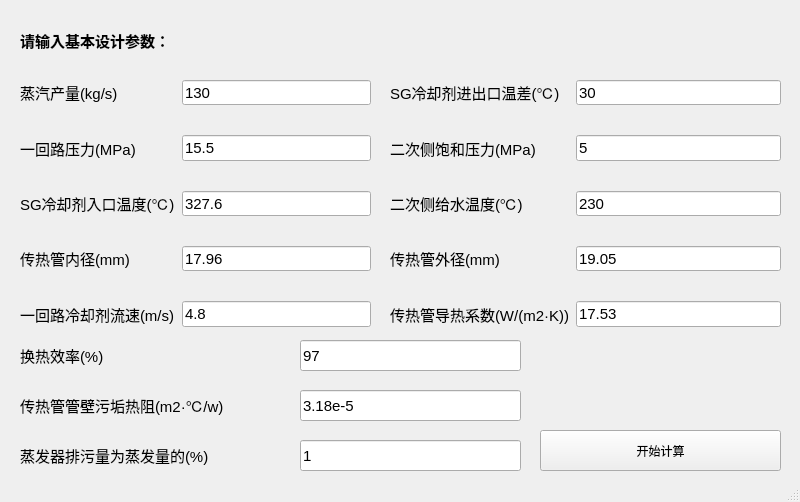
<?xml version="1.0" encoding="UTF-8"?>
<ui version="4.0">
 <class>MainWindow</class>
 <widget class="QMainWindow" name="MainWindow">
  <property name="geometry">
   <rect>
    <x>0</x>
    <y>0</y>
    <width>800</width>
    <height>502</height>
   </rect>
  </property>
  <property name="windowTitle">
   <string>MainWindow</string>
  </property>
  <widget class="QWidget" name="centralwidget">
   <widget class="QLineEdit" name="lineEdit_7">
    <property name="geometry">
     <rect>
      <x>300</x>
      <y>390</y>
      <width>221</width>
      <height>31</height>
     </rect>
    </property>
    <property name="font">
     <font>
      <pointsize>11</pointsize>
     </font>
    </property>
    <property name="text">
     <string>3.18e-5</string>
    </property>
   </widget>
   <widget class="QWidget" name="layoutWidget">
    <property name="geometry">
     <rect>
      <x>390</x>
      <y>80</y>
      <width>391</width>
      <height>247</height>
     </rect>
    </property>
    <layout class="QFormLayout" name="formLayout_2">
     <property name="verticalSpacing">
      <number>30</number>
     </property>
     <item row="0" column="0">
      <widget class="QLabel" name="label_5">
       <property name="font">
        <font>
         <pointsize>11</pointsize>
        </font>
       </property>
       <property name="text">
        <string>SG冷却剂进出口温差(℃)</string>
       </property>
      </widget>
     </item>
     <item row="0" column="1">
      <widget class="QLineEdit" name="lineEdit_4">
       <property name="font">
        <font>
         <pointsize>11</pointsize>
        </font>
       </property>
       <property name="text">
        <string>30</string>
       </property>
      </widget>
     </item>
     <item row="1" column="0">
      <widget class="QLabel" name="label_6">
       <property name="font">
        <font>
         <pointsize>11</pointsize>
        </font>
       </property>
       <property name="text">
        <string>二次侧饱和压力(MPa)</string>
       </property>
      </widget>
     </item>
     <item row="1" column="1">
      <widget class="QLineEdit" name="lineEdit_5">
       <property name="font">
        <font>
         <pointsize>11</pointsize>
        </font>
       </property>
       <property name="text">
        <string>5</string>
       </property>
       <property name="placeholderText">
        <string>4/5/5.5</string>
       </property>
      </widget>
     </item>
     <item row="2" column="0">
      <widget class="QLabel" name="label_7">
       <property name="font">
        <font>
         <pointsize>11</pointsize>
        </font>
       </property>
       <property name="text">
        <string>二次侧给水温度(℃)</string>
       </property>
      </widget>
     </item>
     <item row="2" column="1">
      <widget class="QLineEdit" name="lineEdit_6">
       <property name="font">
        <font>
         <pointsize>11</pointsize>
        </font>
       </property>
       <property name="text">
        <string>230</string>
       </property>
      </widget>
     </item>
     <item row="3" column="0">
      <widget class="QLabel" name="label_11">
       <property name="font">
        <font>
         <pointsize>11</pointsize>
        </font>
       </property>
       <property name="text">
        <string>传热管外径(mm)</string>
       </property>
      </widget>
     </item>
     <item row="3" column="1">
      <widget class="QLineEdit" name="lineEdit_10">
       <property name="font">
        <font>
         <pointsize>11</pointsize>
        </font>
       </property>
       <property name="inputMask">
        <string/>
       </property>
       <property name="text">
        <string>19.05</string>
       </property>
       <property name="placeholderText">
        <string>选定</string>
       </property>
      </widget>
     </item>
     <item row="4" column="0">
      <widget class="QLabel" name="label_13">
       <property name="font">
        <font>
         <pointsize>11</pointsize>
        </font>
       </property>
       <property name="text">
        <string>传热管导热系数(W/(m2·K))</string>
       </property>
      </widget>
     </item>
     <item row="4" column="1">
      <widget class="QLineEdit" name="lineEdit_12">
       <property name="font">
        <font>
         <pointsize>11</pointsize>
        </font>
       </property>
       <property name="text">
        <string>17.53</string>
       </property>
       <property name="placeholderText">
        <string>选定</string>
       </property>
      </widget>
     </item>
    </layout>
   </widget>
   <widget class="QLabel" name="label">
    <property name="geometry">
     <rect>
      <x>20</x>
      <y>10</y>
      <width>241</width>
      <height>61</height>
     </rect>
    </property>
    <property name="font">
     <font>
      <pointsize>11</pointsize>
      <weight>75</weight>
      <bold>true</bold>
     </font>
    </property>
    <property name="text">
     <string>请输入基本设计参数：</string>
    </property>
   </widget>
   <widget class="QLabel" name="label_9">
    <property name="geometry">
     <rect>
      <x>20</x>
      <y>440</y>
      <width>261</width>
      <height>31</height>
     </rect>
    </property>
    <property name="font">
     <font>
      <pointsize>11</pointsize>
     </font>
    </property>
    <property name="text">
     <string>蒸发器排污量为蒸发量的(%)</string>
    </property>
   </widget>
   <widget class="QLineEdit" name="lineEdit_8">
    <property name="geometry">
     <rect>
      <x>300</x>
      <y>440</y>
      <width>221</width>
      <height>31</height>
     </rect>
    </property>
    <property name="font">
     <font>
      <pointsize>11</pointsize>
     </font>
    </property>
    <property name="text">
     <string>1</string>
    </property>
    <property name="placeholderText">
     <string/>
    </property>
   </widget>
   <widget class="QPushButton" name="pushButton_cal">
    <property name="geometry">
     <rect>
      <x>540</x>
      <y>430</y>
      <width>241</width>
      <height>41</height>
     </rect>
    </property>
    <property name="text">
     <string>开始计算</string>
    </property>
   </widget>
   <widget class="QLabel" name="label_8">
    <property name="geometry">
     <rect>
      <x>20</x>
      <y>390</y>
      <width>261</width>
      <height>31</height>
     </rect>
    </property>
    <property name="font">
     <font>
      <pointsize>11</pointsize>
     </font>
    </property>
    <property name="text">
     <string>传热管管壁污垢热阻(m2·℃/w)</string>
    </property>
   </widget>
   <widget class="QWidget" name="layoutWidget_2">
    <property name="geometry">
     <rect>
      <x>20</x>
      <y>80</y>
      <width>351</width>
      <height>247</height>
     </rect>
    </property>
    <layout class="QFormLayout" name="formLayout">
     <property name="horizontalSpacing">
      <number>7</number>
     </property>
     <property name="verticalSpacing">
      <number>30</number>
     </property>
     <item row="0" column="0">
      <widget class="QLabel" name="label_2">
       <property name="font">
        <font>
         <pointsize>11</pointsize>
        </font>
       </property>
       <property name="text">
        <string>蒸汽产量(kg/s)</string>
       </property>
      </widget>
     </item>
     <item row="0" column="1">
      <widget class="QLineEdit" name="lineEdit">
       <property name="font">
        <font>
         <pointsize>11</pointsize>
        </font>
       </property>
       <property name="text">
        <string>130</string>
       </property>
       <property name="placeholderText">
        <string>110/120/130</string>
       </property>
      </widget>
     </item>
     <item row="1" column="0">
      <widget class="QLabel" name="label_3">
       <property name="font">
        <font>
         <pointsize>11</pointsize>
        </font>
       </property>
       <property name="text">
        <string>一回路压力(MPa)</string>
       </property>
      </widget>
     </item>
     <item row="1" column="1">
      <widget class="QLineEdit" name="lineEdit_2">
       <property name="font">
        <font>
         <pointsize>11</pointsize>
        </font>
       </property>
       <property name="text">
        <string>15.5</string>
       </property>
       <property name="placeholderText">
        <string>14~15.5</string>
       </property>
      </widget>
     </item>
     <item row="2" column="1">
      <widget class="QLineEdit" name="lineEdit_3">
       <property name="font">
        <font>
         <pointsize>11</pointsize>
        </font>
       </property>
       <property name="text">
        <string>327.6</string>
       </property>
       <property name="placeholderText">
        <string>选定</string>
       </property>
      </widget>
     </item>
     <item row="2" column="0">
      <widget class="QLabel" name="label_4">
       <property name="font">
        <font>
         <pointsize>11</pointsize>
        </font>
       </property>
       <property name="text">
        <string>SG冷却剂入口温度(℃)</string>
       </property>
      </widget>
     </item>
     <item row="3" column="0">
      <widget class="QLabel" name="label_10">
       <property name="font">
        <font>
         <pointsize>11</pointsize>
        </font>
       </property>
       <property name="text">
        <string>传热管内径(mm)</string>
       </property>
      </widget>
     </item>
     <item row="3" column="1">
      <widget class="QLineEdit" name="lineEdit_9">
       <property name="font">
        <font>
         <pointsize>11</pointsize>
        </font>
       </property>
       <property name="inputMask">
        <string/>
       </property>
       <property name="text">
        <string>17.96</string>
       </property>
       <property name="placeholderText">
        <string>选定</string>
       </property>
      </widget>
     </item>
     <item row="4" column="0">
      <widget class="QLabel" name="label_12">
       <property name="font">
        <font>
         <pointsize>11</pointsize>
        </font>
       </property>
       <property name="text">
        <string>一回路冷却剂流速(m/s)</string>
       </property>
      </widget>
     </item>
     <item row="4" column="1">
      <widget class="QLineEdit" name="lineEdit_11">
       <property name="font">
        <font>
         <pointsize>11</pointsize>
        </font>
       </property>
       <property name="text">
        <string>4.8</string>
       </property>
       <property name="placeholderText">
        <string>选定</string>
       </property>
      </widget>
     </item>
    </layout>
   </widget>
   <widget class="QLabel" name="label_14">
    <property name="geometry">
     <rect>
      <x>20</x>
      <y>340</y>
      <width>261</width>
      <height>31</height>
     </rect>
    </property>
    <property name="font">
     <font>
      <pointsize>11</pointsize>
     </font>
    </property>
    <property name="text">
     <string>换热效率(%)</string>
    </property>
   </widget>
   <widget class="QLineEdit" name="lineEdit_13">
    <property name="geometry">
     <rect>
      <x>300</x>
      <y>340</y>
      <width>221</width>
      <height>31</height>
     </rect>
    </property>
    <property name="font">
     <font>
      <pointsize>11</pointsize>
     </font>
    </property>
    <property name="text">
     <string>97</string>
    </property>
    <property name="placeholderText">
     <string>选定</string>
    </property>
   </widget>
  </widget>
  <widget class="QStatusBar" name="statusbar"/>
 </widget>
 <resources/>
 <connections/>
</ui>
